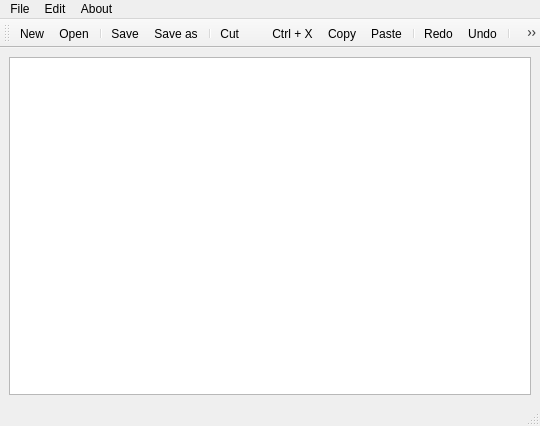
<?xml version="1.0" encoding="UTF-8"?>
<ui version="4.0">
 <class>MainWindow</class>
 <widget class="QMainWindow" name="MainWindow">
  <property name="geometry">
   <rect>
    <x>0</x>
    <y>0</y>
    <width>540</width>
    <height>426</height>
   </rect>
  </property>
  <property name="windowTitle">
   <string>MainWindow</string>
  </property>
  <widget class="QWidget" name="centralwidget">
   <layout class="QHBoxLayout" name="horizontalLayout">
    <item>
     <widget class="QTextEdit" name="textEdit"/>
    </item>
   </layout>
  </widget>
  <widget class="QMenuBar" name="menubar">
   <property name="geometry">
    <rect>
     <x>0</x>
     <y>0</y>
     <width>540</width>
     <height>21</height>
    </rect>
   </property>
   <widget class="QMenu" name="menuFile">
    <property name="title">
     <string>File</string>
    </property>
    <addaction name="actionNew"/>
    <addaction name="actionOpen"/>
    <addaction name="separator"/>
    <addaction name="actionSave"/>
    <addaction name="actionSave_as"/>
    <addaction name="actionPrint"/>
   </widget>
   <widget class="QMenu" name="menuEdit">
    <property name="title">
     <string>Edit</string>
    </property>
    <addaction name="actionCut"/>
    <addaction name="actionCopy"/>
    <addaction name="actionPaste"/>
    <addaction name="separator"/>
    <addaction name="actionRedo"/>
    <addaction name="actionUndo"/>
    <addaction name="separator"/>
    <addaction name="actionFont"/>
    <addaction name="actionColor"/>
    <addaction name="actionBackground_Color"/>
    <addaction name="actionBackgroud_Color_NotePad"/>
   </widget>
   <widget class="QMenu" name="menuAbout">
    <property name="title">
     <string>About</string>
    </property>
    <addaction name="actionAbout_Notepad"/>
   </widget>
   <addaction name="menuFile"/>
   <addaction name="menuEdit"/>
   <addaction name="menuAbout"/>
  </widget>
  <widget class="QStatusBar" name="statusbar"/>
  <widget class="QToolBar" name="toolBar">
   <property name="windowTitle">
    <string>toolBar</string>
   </property>
   <attribute name="toolBarArea">
    <enum>TopToolBarArea</enum>
   </attribute>
   <attribute name="toolBarBreak">
    <bool>false</bool>
   </attribute>
   <addaction name="actionNew"/>
   <addaction name="actionOpen"/>
   <addaction name="separator"/>
   <addaction name="actionSave"/>
   <addaction name="actionSave_as"/>
   <addaction name="separator"/>
   <addaction name="actionCut"/>
   <addaction name="actionCopy"/>
   <addaction name="actionPaste"/>
   <addaction name="separator"/>
   <addaction name="actionRedo"/>
   <addaction name="actionUndo"/>
   <addaction name="separator"/>
   <addaction name="actionAbout_Notepad"/>
  </widget>
  <action name="actionNew">
   <property name="icon">
    <iconset>
     <normaloff>:/rec/Icons/new.png</normaloff>:/rec/Icons/new.png</iconset>
   </property>
   <property name="text">
    <string>New</string>
   </property>
  </action>
  <action name="actionOpen">
   <property name="icon">
    <iconset>
     <normaloff>:/rec/Icons/Open-PNG-Pic.png</normaloff>:/rec/Icons/Open-PNG-Pic.png</iconset>
   </property>
   <property name="text">
    <string>Open</string>
   </property>
  </action>
  <action name="actionSave">
   <property name="icon">
    <iconset>
     <normaloff>:/rec/Icons/save.png</normaloff>:/rec/Icons/save.png</iconset>
   </property>
   <property name="text">
    <string>Save</string>
   </property>
  </action>
  <action name="actionSave_as">
   <property name="icon">
    <iconset>
     <normaloff>:/rec/Icons/save_as.png</normaloff>:/rec/Icons/save_as.png</iconset>
   </property>
   <property name="text">
    <string>Save as</string>
   </property>
  </action>
  <action name="actionCut">
   <property name="icon">
    <iconset>
     <normaloff>:/rec/Icons/cut.png</normaloff>:/rec/Icons/cut.png</iconset>
   </property>
   <property name="text">
    <string>Cut          Ctrl + X</string>
   </property>
  </action>
  <action name="actionCopy">
   <property name="icon">
    <iconset>
     <normaloff>:/rec/Icons/copy.png</normaloff>:/rec/Icons/copy.png</iconset>
   </property>
   <property name="text">
    <string>Copy</string>
   </property>
  </action>
  <action name="actionPaste">
   <property name="icon">
    <iconset>
     <normaloff>:/rec/Icons/paste.png</normaloff>:/rec/Icons/paste.png</iconset>
   </property>
   <property name="text">
    <string>Paste</string>
   </property>
  </action>
  <action name="actionRedo">
   <property name="icon">
    <iconset>
     <normaloff>:/rec/Icons/redo.png</normaloff>:/rec/Icons/redo.png</iconset>
   </property>
   <property name="text">
    <string>Redo</string>
   </property>
  </action>
  <action name="actionUndo">
   <property name="icon">
    <iconset>
     <normaloff>:/rec/Icons/undo.png</normaloff>:/rec/Icons/undo.png</iconset>
   </property>
   <property name="text">
    <string>Undo</string>
   </property>
  </action>
  <action name="actionAbout_Notepad">
   <property name="icon">
    <iconset>
     <normaloff>:/rec/Icons/About.png</normaloff>:/rec/Icons/About.png</iconset>
   </property>
   <property name="text">
    <string>About Notepad</string>
   </property>
  </action>
  <action name="actionFont">
   <property name="text">
    <string>Font</string>
   </property>
  </action>
  <action name="actionColor">
   <property name="text">
    <string>Color </string>
   </property>
  </action>
  <action name="actionBackground_Color">
   <property name="text">
    <string>Background Color</string>
   </property>
  </action>
  <action name="actionBackgroud_Color_NotePad">
   <property name="text">
    <string>Backgroud Color NotePad</string>
   </property>
  </action>
  <action name="actionPrint">
   <property name="text">
    <string>Print</string>
   </property>
  </action>
 </widget>
 <resources/>
 <connections/>
</ui>
